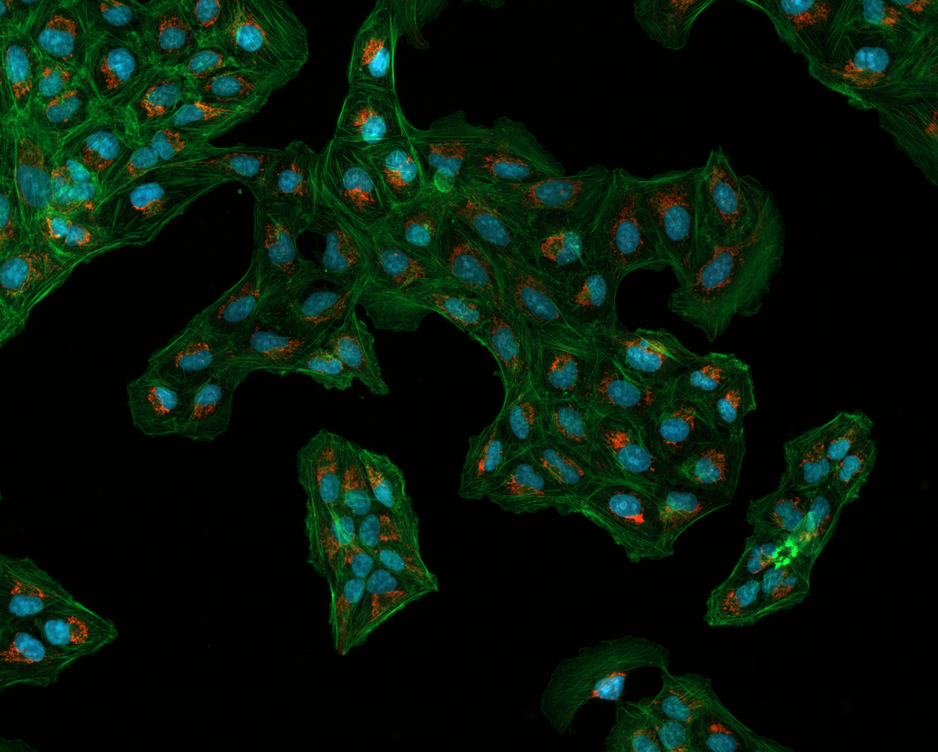
#> input picture opencv/sample_images/9Osteosarcoma_01.tif, 938 x 752 px, shrunk from 1376 x 1104 before the run, found by its file name
$ python 9.Cell_Nuclei_Analysis_using_Watershed.py
#> lines starting #> are read from the running program, lines starting #| are printed output that depends on the picture; after the words box and inside, x2 and y2 are one past the last pixel; in counts of white or black regions, pixels touching at a corner belong together

import cv2
import numpy as np
from skimage import color
from skimage.segmentation import clear_border

# read the image
img_color = cv2.imread("opencv/sample_images/9Osteosarcoma_01.tif")
#> img_color is the input picture: shape (752, 938, 3); mean B, G, R 11.1, 23.9, 7
img = img_color[:,:,0]
pixel_size_um = 0.454

# threshold with otsu
ret, thresh = cv2.threshold(img, 0, 255, cv2.THRESH_BINARY+cv2.THRESH_OTSU)
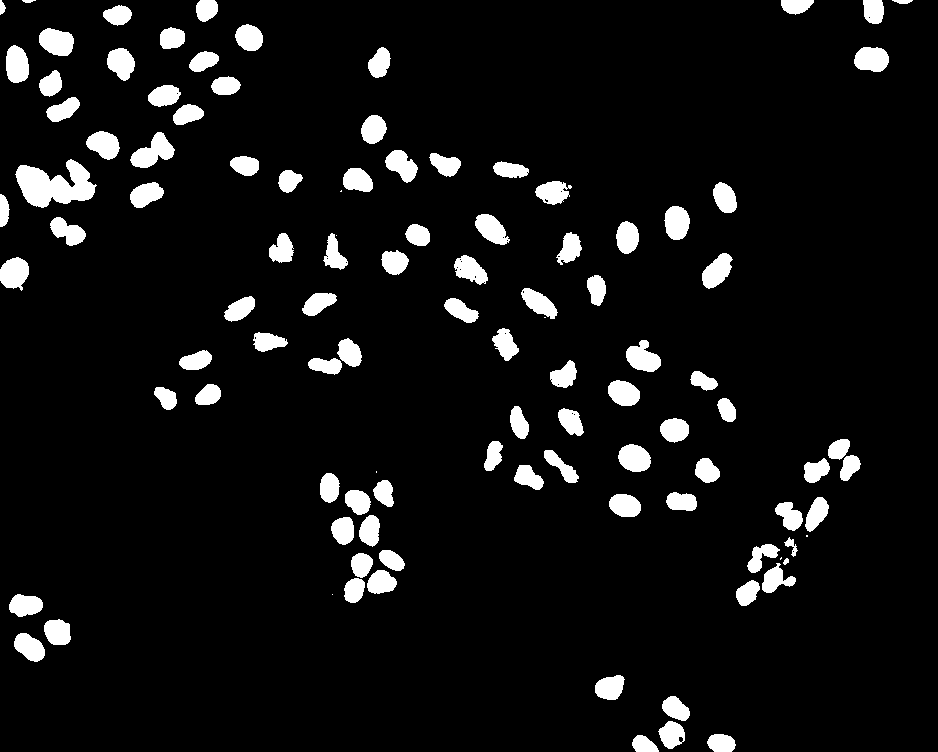
#> thresh: shape (752, 938); 7.1% white; 107 white regions (7 under 20 px), largest, box (x1, y1, x2, y2) and area: (15, 159, 97, 208) 2345, (130, 132, 175, 168) 862, (39, 28, 74, 56) 747
#> ret = 50

# clean the thresh image with opening
kernel = np.ones((3,3), np.uint8)
opening = cv2.morphologyEx(thresh,cv2.MORPH_OPEN,kernel,iterations=2)
#> opening: shape (752, 938); 7% white; 100 white regions (1 under 20 px), largest, box (x1, y1, x2, y2) and area: (16, 160, 95, 207) 2330, (131, 132, 174, 168) 852, (39, 29, 74, 56) 743

# clear grains that are touching border
opening = clear_border(opening)

# sure background or grain boundary
sure_bg = cv2.dilate(opening,kernel,iterations=10)
#> sure_bg: shape (752, 938); 22.8% white; 32 white regions, largest, box (x1, y1, x2, y2) and area: (0, 15, 273, 255) 33793, (726, 429, 870, 616) 11937, (310, 463, 414, 613) 10998

# sure forground or grain boundary
dist_transform = cv2.distanceTransform(opening,cv2.DIST_L2,3)

ret2, sure_fg = cv2.threshold(dist_transform, 0.4*dist_transform.max(), 255, 0)
#> sure_fg: shape (752, 938) float32; 1.4% white; 99 white regions (15 under 20 px), largest, box (x1, y1, x2, y2) and area: (22, 167, 89, 201) 850, (45, 35, 68, 50) 254, (625, 450, 644, 466) 243
#> ret2 = 6.29

sure_fg = np.uint8(sure_fg)

# unknown regions
unknown = cv2.subtract(sure_bg, sure_fg)
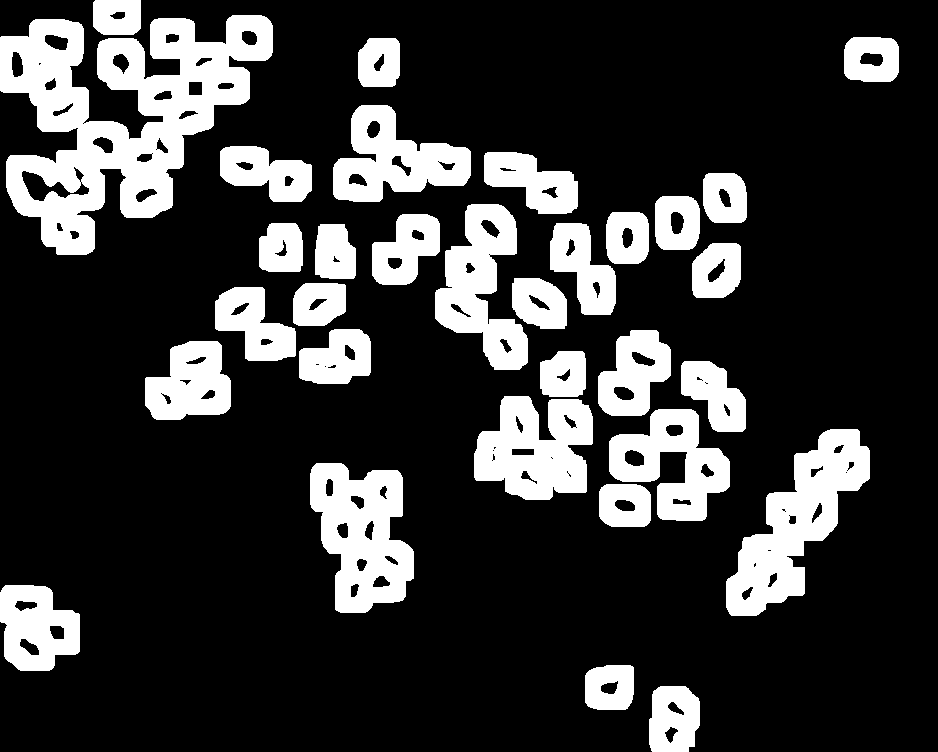
#> unknown: shape (752, 938); 21.3% white; 32 white regions

# markers
ret3, markers = cv2.connectedComponents(sure_fg)
#> markers: shape (752, 938) int32; 100 distinct labels, from 0 to 99
#> ret3 = 100

markers = markers+10
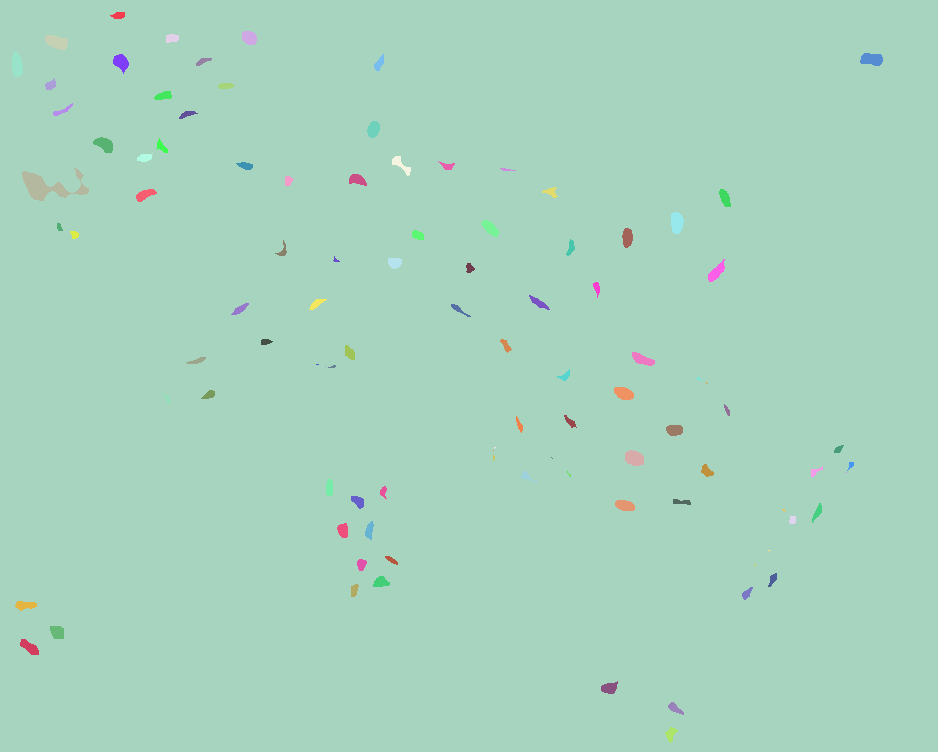
#> markers: shape (752, 938) int32; 100 distinct labels, from 10 to 109; one colour per label, 0 black

markers[unknown==255] = 0
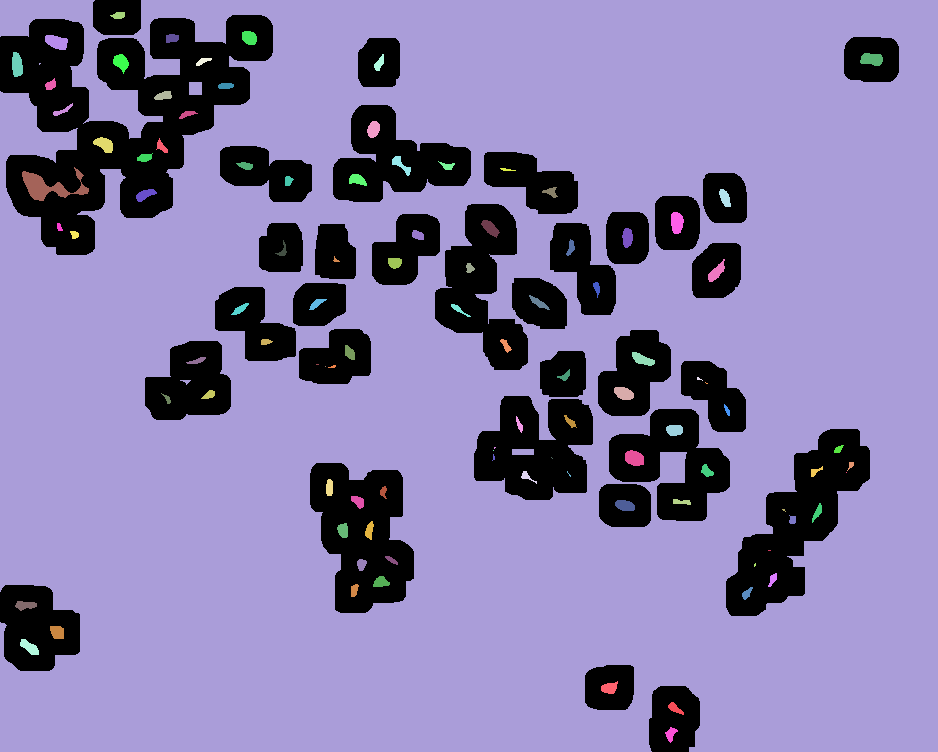
#> markers: shape (752, 938) int32; 101 distinct labels, from 0 to 109; one colour per label, 0 black

markers = cv2.watershed(img_color,markers)
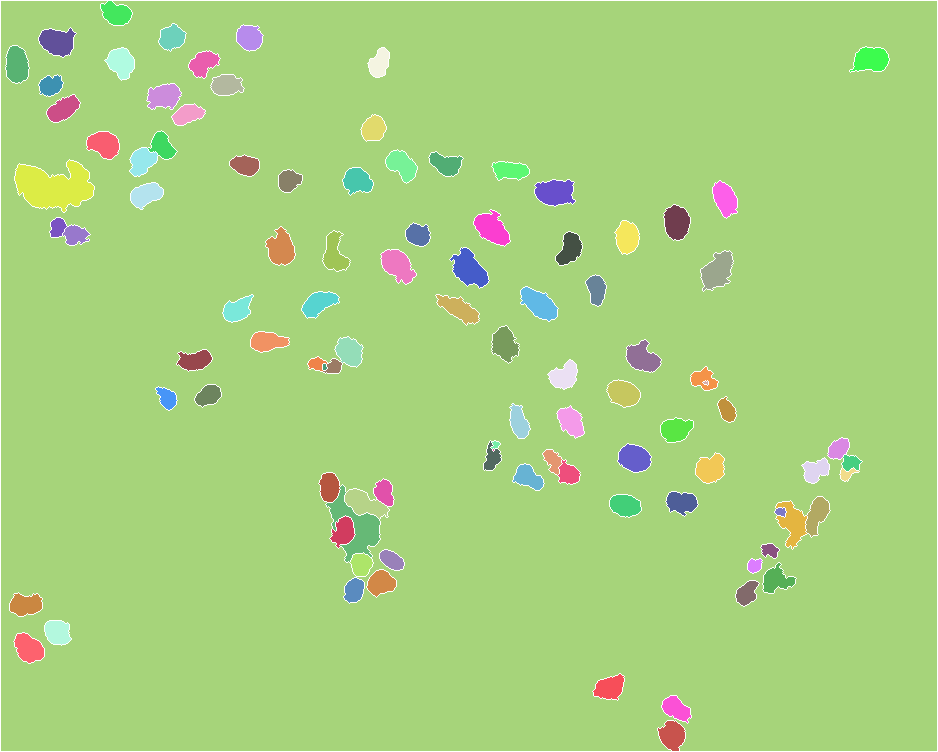
#> markers: shape (752, 938) int32; 101 distinct labels, from -1 to 109; one colour per label, 0 black, -1 white

img_color[markers == -1] = [0,0,255]
#> img_color: shape (752, 938, 3); 1.61% of pixels changed, all inside (x1, y1, x2, y2) = (0, 0, 938, 752)

# color each grain
img_cell_color = color.label2rgb(markers, bg_label=0)
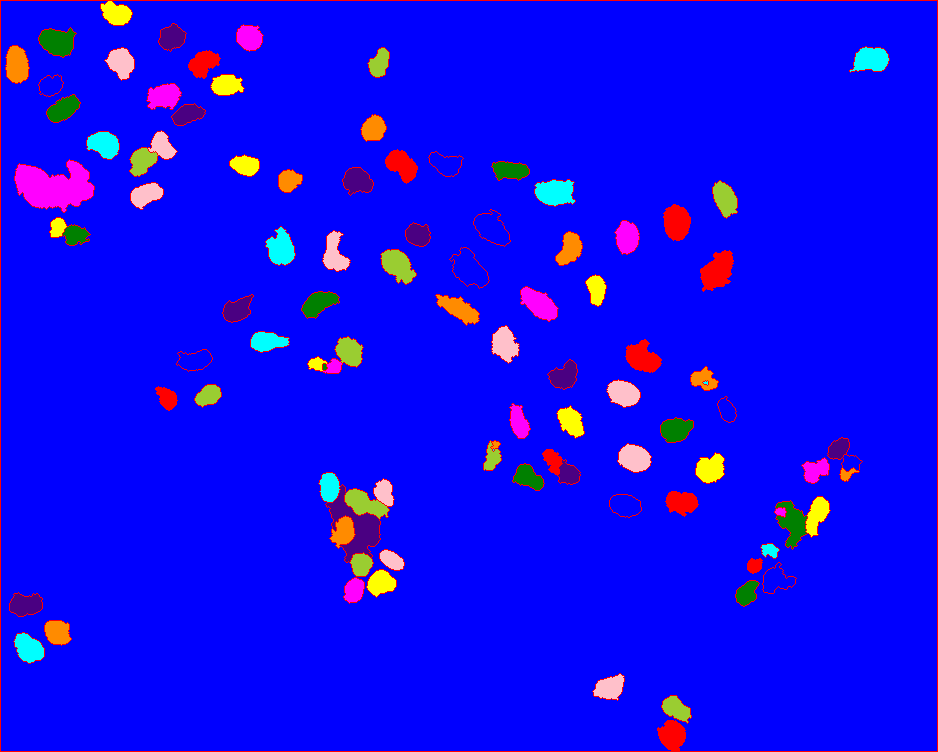
#> img_cell_color: shape (752, 938, 3) float64; mean R, G, B 0.0588, 0.031, 0.946


cv2.imshow("watershed", img_color)
cv2.imshow("colored grains",img_cell_color)
cv2.waitKey(0)

cv2.imwrite("opencv/processed_image/9Cell_Analysis/9watershed.jpg", img_color)


# now lets get the properties of our labeled grain
from skimage import measure

clusters = measure.regionprops(label_image=markers, intensity_image=img)
#> clusters = 100 regions; largest, box (x1, y1, x2, y2) and area: (1, 1, 937, 751) 643960, (15, 160, 94, 212) 2554, (326, 485, 380, 562) 1482, (450, 248, 489, 288) 866, (701, 251, 733, 291) 816
# intensity_image is optional

# clusters contains regional properties
# lets extract those properties
# clusters[0] means first grain

propList = ['Area',
            'equivalent_diameter', #Added... verify if it works
            'orientation', #Added, verify if it works. Angle btwn x-axis and major axis.
            'MajorAxisLength',
            'MinorAxisLength',
            'Perimeter',
            'MinIntensity',
            'MeanIntensity',
            'MaxIntensity']

output_file = open("opencv/processed_image/9Cell_Analysis/9image_measurements.csv", "w")
output_file.write(',' + ",".join(propList) + '\n') #join strings in array by commas, leave first cell blank
#First cell blank to leave room for header (column names)

for grain in clusters:
    #output cluster properties to the excel file
    output_file.write(str(grain['Label']))
    for i,prop in enumerate(propList):
        if(prop == 'Area'):
            #Convert pixel square to um square
            to_print = grain[prop]*pixel_size_um**2
        elif(prop == 'orientation'):
            #Convert to degrees from radians
            to_print = grain[prop]*57.2958
        elif(prop.find('Intensity') < 0):
            # intensity properties
            to_print = grain[prop]*pixel_size_um
        else:
            #Reamining props
            to_print = grain[prop]
        output_file.write(',' + str(to_print))
    output_file.write('\n')
#> this loop made 100 passes
output_file.close()
